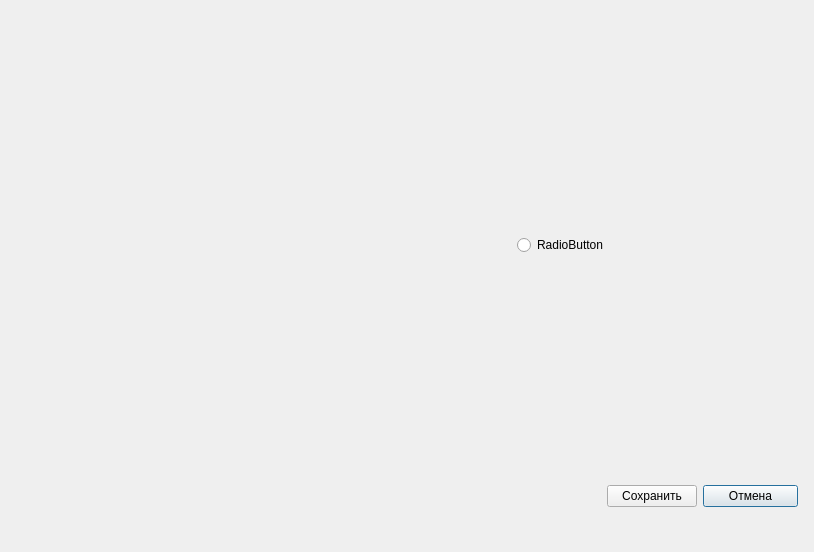
<?xml version="1.0" encoding="UTF-8"?>
<ui version="4.0">
 <class>settingSchemHallDialog</class>
 <widget class="QDialog" name="settingSchemHallDialog">
  <property name="geometry">
   <rect>
    <x>0</x>
    <y>0</y>
    <width>814</width>
    <height>552</height>
   </rect>
  </property>
  <property name="windowTitle">
   <string>Dialog</string>
  </property>
  <layout class="QGridLayout" name="gridLayout">
   <item row="0" column="0">
    <layout class="QHBoxLayout" name="horizontalLayout_2">
     <item>
      <layout class="QGridLayout" name="qmlContainer">
       <item row="0" column="0">
        <widget class="QWidget" name="widget" native="true">
         <property name="minimumSize">
          <size>
           <width>500</width>
           <height>400</height>
          </size>
         </property>
         <property name="mouseTracking">
          <bool>true</bool>
         </property>
         <property name="acceptDrops">
          <bool>true</bool>
         </property>
        </widget>
       </item>
      </layout>
     </item>
     <item>
      <layout class="QVBoxLayout" name="chooseSector">
       <item>
        <widget class="QRadioButton" name="radioButton">
         <property name="text">
          <string>RadioButton</string>
         </property>
        </widget>
       </item>
      </layout>
     </item>
    </layout>
   </item>
   <item row="1" column="0">
    <layout class="QHBoxLayout" name="horizontalLayout">
     <property name="rightMargin">
      <number>5</number>
     </property>
     <item>
      <spacer name="horizontalSpacer">
       <property name="orientation">
        <enum>Qt::Horizontal</enum>
       </property>
       <property name="sizeHint" stdset="0">
        <size>
         <width>40</width>
         <height>20</height>
        </size>
       </property>
      </spacer>
     </item>
     <item>
      <widget class="QPushButton" name="buttonSave">
       <property name="minimumSize">
        <size>
         <width>90</width>
         <height>0</height>
        </size>
       </property>
       <property name="text">
        <string>Сохранить</string>
       </property>
       <property name="autoDefault">
        <bool>false</bool>
       </property>
      </widget>
     </item>
     <item>
      <widget class="QPushButton" name="buttonCancel">
       <property name="minimumSize">
        <size>
         <width>95</width>
         <height>0</height>
        </size>
       </property>
       <property name="text">
        <string>Отмена</string>
       </property>
       <property name="autoDefault">
        <bool>false</bool>
       </property>
       <property name="default">
        <bool>true</bool>
       </property>
      </widget>
     </item>
    </layout>
   </item>
  </layout>
 </widget>
 <resources/>
 <connections/>
</ui>
